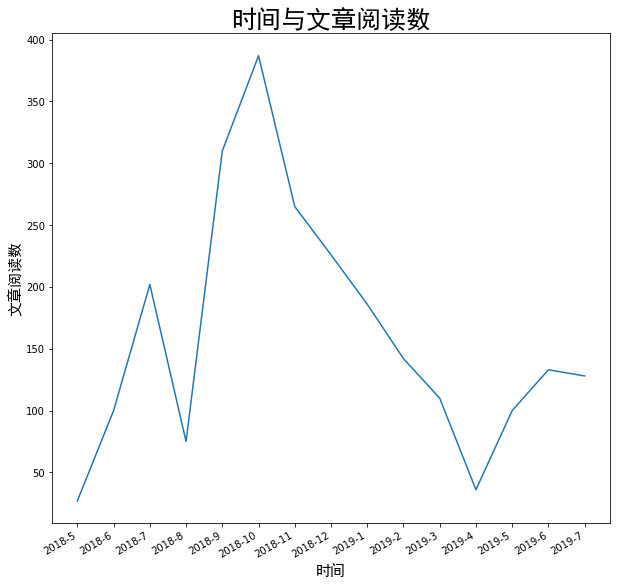

Write Python code to recreate this figure.
# -*- coding: utf-8 -*-
"""
Created on Fri Sep 14 09:12:16 2018

@author: peter
"""

import matplotlib.pyplot as plt
date=['2018-5','2018-6','2018-7','2018-8','2018-9','2018-10','2018-11','2018-12',
    '2019-1','2019-2','2019-3','2019-4','2019-5','2019-6','2019-7']
number=[27,100,202,75,310,387,265,226,
        186,142,110,36,100,133,128]
print("total number: ",sum(number))

plt.figure(figsize=(10,10))

plt.title("时间与文章阅读数",fontproperties='SimHei',fontsize=25)
plt.xlabel("时间",fontproperties='SimHei',fontsize=15)
plt.ylabel("文章阅读数",fontproperties='SimHei',fontsize=15)
plt.gcf().autofmt_xdate()
plt.plot(date,number)
